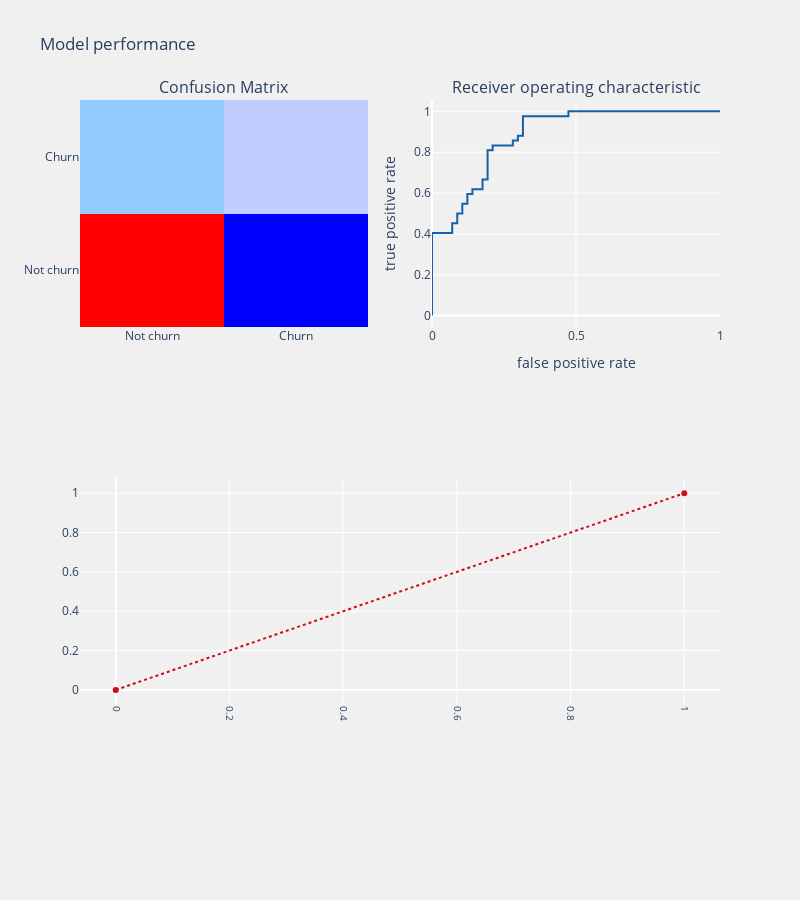

The notebook cell saved with this chart:
### Code cell
graf_prediction(pipeline.steps[1][1], pipeline[0].transform(X_train), y_train,
                         X_test,y_test,pipeline.predict(X_test), pipeline.predict_proba(X_test),
                         "coefficients",threshold_plot = True)

### Figure 1 — Plotly figure (JSON) as saved in the notebook; plotly's stock layout.template omitted (floating-point values rounded to 4 significant figures)
{"data": [{"colorscale": [[0, "rgb(0,0,255)"], [0.1, "rgb(51,153,255)"], [0.2, "rgb(102,204,255)"], [0.3, "rgb(153,204,255)"], [0.4, "rgb(204,204,255)"], [0.5, "rgb(255,255,255)"], [0.6, "rgb(255,204,255)"], [0.7, "rgb(255,153,255)"], [0.8, "rgb(255,102,204)"], [0.9, "rgb(255,102,102)"], [1, "rgb(255,0,0)"]], "name": "matrix", "showscale": false, "type": "heatmap", "x": ["Not churn", "Churn"], "xaxis": "x", "y": ["Not churn", "Churn"], "yaxis": "y", "z": [[51, 6], [19, 23]]}, {"line": {"color": "rgb(22, 96, 167)", "width": 2}, "name": "Roc : 0.7211779448621555", "type": "scatter", "x": [0, 0, 0, 0.07018, 0.07018, 0.08772, 0.08772, 0.1053, 0.1053, 0.1228, 0.1228, 0.1404, 0.1404, 0.1754, 0.1754, 0.193, 0.193, 0.2105, 0.2105, 0.2807, 0.2807, 0.2982, 0.2982, 0.3158, 0.3158, 0.4737, 0.4737, 0.807, 0.8421, 1], "xaxis": "x2", "y": [0, 0.02381, 0.4048, 0.4048, 0.4524, 0.4524, 0.5, 0.5, 0.5476, 0.5476, 0.5952, 0.5952, 0.619, 0.619, 0.6667, 0.6667, 0.8095, 0.8095, 0.8333, 0.8333, 0.8571, 0.8571, 0.881, 0.881, 0.9762, 0.9762, 1, 1, 1, 1], "yaxis": "y2"}, {"line": {"color": "rgb(205, 12, 24)", "dash": "dot", "width": 2}, "type": "scatter", "x": [0, 1], "xaxis": "x3", "y": [0, 1], "yaxis": "y3"}], "layout": {"annotations": [{"font": {"size": 16}, "showarrow": false, "text": "Confusion Matrix", "x": 0.225, "xanchor": "center", "xref": "paper", "y": 1, "yanchor": "bottom", "yref": "paper"}, {"font": {"size": 16}, "showarrow": false, "text": "Receiver operating characteristic", "x": 0.775, "xanchor": "center", "xref": "paper", "y": 1, "yanchor": "bottom", "yref": "paper"}], "autosize": false, "height": 900, "margin": {"b": 195}, "paper_bgcolor": "rgba(240,240,240, 0.95)", "plot_bgcolor": "rgba(240,240,240, 0.95)", "showlegend": false, "title": {"text": "Model performance"}, "width": 800, "xaxis": {"anchor": "y", "domain": [0, 0.45]}, "xaxis2": {"anchor": "y2", "domain": [0.55, 1], "title": {"text": "false positive rate"}}, "xaxis3": {"anchor": "y3", "domain": [0, 1], "showgrid": true, "tickangle": 90, "tickfont": {"size": 10}}, "yaxis": {"anchor": "x", "domain": [0.625, 1]}, "yaxis2": {"anchor": "x2", "domain": [0.625, 1], "title": {"text": "true positive rate"}}, "yaxis3": {"anchor": "x3", "domain": [0, 0.375]}}}
